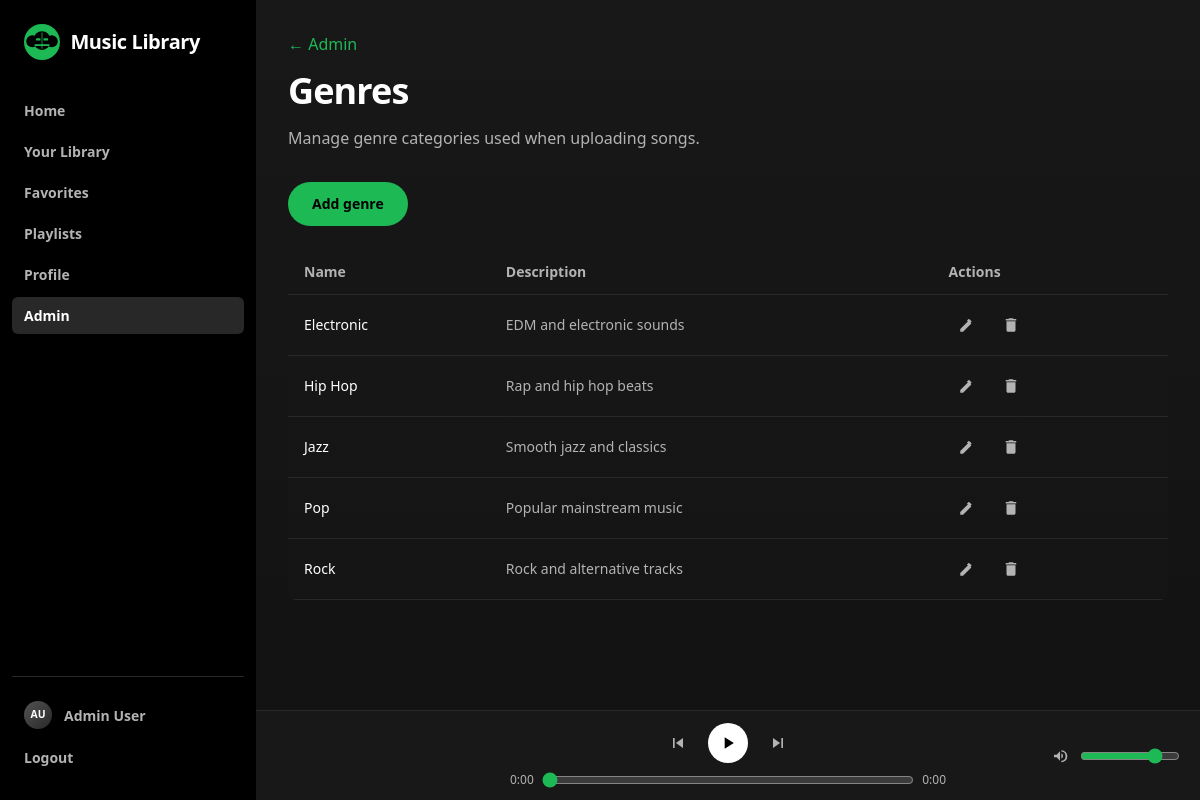
Page /admin/genres.php (signed in) on the committed database.
### tables this page shows
CREATE TABLE IF NOT EXISTS genres (
    id INT AUTO_INCREMENT PRIMARY KEY,
    name VARCHAR(50) NOT NULL UNIQUE,
    description TEXT DEFAULT NULL,
    created_at TIMESTAMP DEFAULT CURRENT_TIMESTAMP
);

### includes/auth.php (called while the page is built, shortened)
<?php
function is_logged_in(): bool
{
    return isset($_SESSION['user_id']);
}
function is_admin(): bool
{
    return is_logged_in() && ($_SESSION['role'] ?? '') === 'admin';
}

### includes/genres.php (called while the page is built, shortened)
<?php
function fetch_genres_bound(mysqli_stmt $stmt): array
{
    mysqli_stmt_store_result($stmt);
    $id = $name = $description = null;
    mysqli_stmt_bind_result($stmt, $id, $name, $description);
    $rows = [];
    while (mysqli_stmt_fetch($stmt)) {
        $rows[] = [
            'id' => (int) $id,
            'name' => $name,
            'description' => $description,
        ];
    }
    return $rows;
}
function get_all_genres(mysqli $conn): array
{
    $stmt = mysqli_prepare($conn, 'SELECT id, name, description FROM genres ORDER BY name ASC');
    mysqli_stmt_execute($stmt);
    return fetch_genres_bound($stmt);
}

### admin/genres.php (the view, shortened to what this page needs)
<?php
require_once __DIR__ . '/../includes/auth.php';
require_once __DIR__ . '/../includes/db.php';
require_once __DIR__ . '/../includes/genres.php';
require_once __DIR__ . '/../elements/header.php';
$genres = get_all_genres($conn);
?>
<header class="page-heading">
    <p class="mb-2"><a href="index.php" class="link-accent">← Admin</a></p>
    <h1>Genres</h1>
    <p>Manage genre categories used when uploading songs.</p>
</header>
<p class="mb-6">
    <a href="genre_form.php" class="inline-flex rounded-full bg-spotify-green px-6 py-3 text-sm font-bold text-black hover:bg-spotify-green-hover">Add genre</a>
</p>
<?php if (count($genres) === 0): ?>
    <p class="text-spotify-muted">No genres yet.</p>
<?php else: ?>
    <div class="overflow-x-auto rounded-lg bg-spotify-highlight/40">
        <table class="w-full text-left text-sm">
            <thead class="border-b border-spotify-elevated text-spotify-muted">
                <tr>
                    <th class="px-4 py-3">Name</th>
                    <th class="px-4 py-3">Description</th>
                    <th class="px-4 py-3">Actions</th>
                </tr>
            </thead>
            <tbody>
                <?php foreach ($genres as $genre): ?>
                    <tr class="border-b border-spotify-elevated">
                        <td class="px-4 py-3 font-medium text-white"><?php echo htmlspecialchars($genre['name']); ?></td>
                        <td class="px-4 py-3 text-spotify-muted"><?php echo htmlspecialchars($genre['description'] ?? ''); ?></td>
                        <td class="px-4 py-3">
                            <div class="flex items-center gap-2">
                                <a href="genre_form.php?id=<?php echo (int) $genre['id']; ?>" class="song-icon-btn song-icon-btn--ghost" title="Edit" aria-label="Edit">
                                    <svg class="song-icon" viewBox="0 0 24 24" aria-hidden="true"><path d="M3 17.25V21h3.75L17.81 9.94l-3.75-3.75L3 17.25zm14.71-9.04a1.003 1.003 0 0 0 0-1.42l-2.5-2.5a1.003 1.003 0 0 0-1.42 0l-1.83 1.83 3.75 3.75 1.83-1.83z"/></svg>
                                </a>
                                <a href="actions.php?action=delete_genre&amp;id=<?php echo (int) $genre['id']; ?>" class="song-icon-btn song-icon-btn--danger" title="Delete" aria-label="Delete"
                                   onclick="return confirm('Delete this genre?');">
                                    <svg class="song-icon" viewBox="0 0 24 24" aria-hidden="true"><path d="M6 19c0 1.1.9 2 2 2h8c1.1 0 2-.9 2-2V7H6v12zM19 4h-3.5l-1-1h-5l-1 1H5v2h14V4z"/></svg>
                                </a>
                            </div>
                        </td>
                    </tr>
                <?php endforeach; ?>
            </tbody>
        </table>
    </div>
<?php endif; ?>
<?php require_once __DIR__ . '/../elements/footer.php'; ?>

### elements/header.php (shortened to what this page needs)
<?php
$usePlayer = $usePlayer ?? true;
$isLoggedIn = isset($_SESSION['user_id']);
$currentPage = basename($_SERVER['PHP_SELF'] ?? '');
$pathPrefix = (str_contains($_SERVER['PHP_SELF'] ?? '', '/admin/')) ? '../' : '';
$showAdminNav = $isLoggedIn && is_admin();
$userDisplayName = trim(($isLoggedIn ? ($_SESSION['name'] ?? '') . ' ' . ($_SESSION['surname'] ?? '') : ''));
$userProfileImage = $isLoggedIn ? ($_SESSION['profile_image'] ?? null) : null;
if ($userProfileImage === '') {
    $userProfileImage = null;
}
if ($isLoggedIn) {
    require_once __DIR__ . '/../includes/uploads.php';
}
if (!function_exists('render_logo_mark')) {
    function render_logo_mark(int $size = 32, string $class = 'site-logo__icon'): void
    {
        $size = max(16, min(64, $size));
        $classAttr = htmlspecialchars($class, ENT_QUOTES, 'UTF-8');
        echo '<svg class="' . $classAttr . '" width="' . $size . '" height="' . $size . '" viewBox="0 0 48 48" aria-hidden="true" focusable="false">';
        echo '<circle cx="24" cy="24" r="24" fill="#1db954"/>';
        echo '<g fill="#000"><circle cx="11" cy="23" r="8"/><circle cx="37" cy="23" r="8"/><rect x="13" y="9.5" width="22" height="25" rx="11"/></g>';
        echo '<rect x="16" y="19" width="6" height="3" rx="0.75" fill="#1db954"/>';
        echo '<rect x="26" y="19" width="6" height="3" rx="0.75" fill="#1db954"/>';
        echo '<rect x="14" y="27" width="20" height="2.25" rx="0.5" fill="#1db954"/>';
        echo '<rect x="23.5" y="11" width="1" height="22" rx="0.5" fill="#1db954"/>';
        echo '</svg>';
    }
}
?>
<!DOCTYPE html>
<html lang="en" class="h-full">
<head>
    <script src="https://cdn.tailwindcss.com"></script>
    <link rel="stylesheet" href="<?php echo $pathPrefix; ?>assets/css/app.css">
</head>
<body class="h-full bg-spotify-base text-white antialiased<?php echo $usePlayer ? ' has-player' : ''; ?>">
<div class="flex h-full min-h-screen">
    <aside class="hidden w-64 flex-shrink-0 flex-col bg-black px-3 py-6 md:flex">
        <a href="<?php echo $pathPrefix; ?>index.php" class="site-logo mb-8 px-3">
            <?php render_logo_mark(36); ?>
            <span class="site-logo__text">Music Library</span>
        </a>
        <nav class="flex flex-1 flex-col gap-1">
            <a href="<?php echo $pathPrefix; ?>index.php" class="nav-link"<?php echo $currentPage === 'index.php' ? ' aria-current="page"' : ''; ?>>Home</a>
            <a href="<?php echo $pathPrefix; ?>library.php" class="nav-link"<?php echo $currentPage === 'library.php' ? ' aria-current="page"' : ''; ?>>Your Library</a>
            <a href="<?php echo $pathPrefix; ?>favorites.php" class="nav-link"<?php echo $currentPage === 'favorites.php' ? ' aria-current="page"' : ''; ?>>Favorites</a>
            <a href="<?php echo $pathPrefix; ?>playlists.php" class="nav-link"<?php echo in_array($currentPage, ['playlists.php', 'playlist.php', 'playlist_add_songs.php', 'edit_playlist.php'], true) ? ' aria-current="page"' : ''; ?>>Playlists</a>
            <?php if ($isLoggedIn): ?>
                <a href="<?php echo $pathPrefix; ?>profile.php" class="nav-link"<?php echo $currentPage === 'profile.php' ? ' aria-current="page"' : ''; ?>>Profile</a>
            <?php endif; ?>
            <?php if ($showAdminNav): ?>
                <a href="<?php echo $pathPrefix; ?>admin/index.php" class="nav-link"<?php echo str_contains($_SERVER['PHP_SELF'] ?? '', '/admin/') ? ' aria-current="page"' : ''; ?>>Admin</a>
            <?php endif; ?>
        </nav>
        <div class="sidebar-account mt-auto border-t border-spotify-elevated pt-4">
            <?php if ($isLoggedIn): ?>
                <a href="<?php echo $pathPrefix; ?>profile.php" class="sidebar-account__profile nav-link"<?php echo $currentPage === 'profile.php' ? ' aria-current="page"' : ''; ?>>
                    <?php render_user_avatar($userProfileImage, $userDisplayName !== '' ? $userDisplayName : 'User', 'sm'); ?>
                    <span class="sidebar-account__name"><?php echo htmlspecialchars($userDisplayName); ?></span>
                </a>
                <a href="<?php echo $pathPrefix; ?>logout.php" class="nav-link"<?php echo $currentPage === 'logout.php' ? ' aria-current="page"' : ''; ?>>Logout</a>
            <?php else: ?>
                <a href="<?php echo $pathPrefix; ?>login.php" class="nav-link"<?php echo $currentPage === 'login.php' ? ' aria-current="page"' : ''; ?>>Login</a>
            <?php endif; ?>
        </div>
    </aside>
    <div class="flex min-w-0 flex-1 flex-col">
        <main class="flex-1 overflow-y-auto bg-gradient-to-b from-spotify-highlight to-spotify-base px-4 py-6 sm:px-8 pb-8">

### includes/uploads.php (shortened to what this page needs)
<?php
function upload_url(?string $relativePath): ?string
{
    if ($relativePath === null || trim($relativePath) === '') {
        return null;
    }
    return $relativePath;
}
function user_initials(string $name): string
{
    $parts = preg_split('/\s+/', trim($name)) ?: [];
    $initials = '';
    foreach ($parts as $part) {
        if ($part !== '') {
            $initials .= mb_strtoupper(mb_substr($part, 0, 1));
        }
        if (mb_strlen($initials) >= 2) {
            break;
        }
    }
    return $initials !== '' ? $initials : '?';
}
function render_user_avatar(?string $imagePath, string $displayName, string $size = 'md'): void
{
    $class = 'avatar avatar--' . ($size === 'lg' ? 'lg' : ($size === 'sm' ? 'sm' : 'md'));
    $alt = htmlspecialchars($displayName, ENT_QUOTES, 'UTF-8');
    $url = upload_url($imagePath);
    echo '<span class="' . $class . '" aria-hidden="true">';
    if ($url !== null) {
        echo '<img src="' . htmlspecialchars($url, ENT_QUOTES, 'UTF-8') . '" alt="' . $alt . '" class="avatar__img">';
    } else {
        echo '<span class="avatar__initials">' . htmlspecialchars(user_initials($displayName)) . '</span>';
    }
    echo '</span>';
}

### elements/footer.php (shortened to what this page needs)
<?php
$usePlayer = $usePlayer ?? true;
if ($usePlayer):
?>
<div id="player-bar" class="player-bar player-bar--empty" aria-label="Music player">
    <div class="player-bar__center">
        <div class="player-bar__controls">
            <button type="button" id="player-prev" class="player-btn" title="Previous track" aria-label="Previous track">
                <svg class="player-icon" viewBox="0 0 24 24" aria-hidden="true">
                    <path d="M6 6h2v12H6V6zm3.5 6 8.5 6V6l-8.5 6z"/>
                </svg>
            </button>
            <button type="button" id="player-play-pause" class="player-btn player-btn--play" title="Play" aria-label="Play">
                <svg id="icon-play" class="player-icon" viewBox="0 0 24 24" aria-hidden="true">
                    <path d="M8 5v14l11-7L8 5z"/>
                </svg>
            </button>
            <button type="button" id="player-next" class="player-btn" title="Next track" aria-label="Next track">
                <svg class="player-icon" viewBox="0 0 24 24" aria-hidden="true">
                    <path d="M6 18l8.5-6L6 6v12zm10-12h2v12h-2V6z"/>
                </svg>
            </button>
        </div>
        <div class="player-bar__progress">
            <span id="player-current-time">0:00</span>
            <input type="range" id="player-seek" min="0" max="0" value="0" aria-label="Seek">
            <span id="player-duration">0:00</span>
        </div>
    </div>
    <div class="player-bar__volume">
        <span class="player-btn player-btn--volume pointer-events-none" aria-hidden="true">
            <svg class="player-icon" viewBox="0 0 24 24">
                <path d="M3 10v4h4l5 5V5L7 10H3zm13.5 2a4.5 4.5 0 0 0-2.5-4.03v8.05a4.5 4.5 0 0 0 2.5-4.02zM14 3.23v2.06a7 7 0 0 1 0 13.94v2.06a9 9 0 0 0 0-18.06z"/>
            </svg>
        </span>
        <input type="range" id="player-volume" min="0" max="1" step="0.01" value="0.8" aria-label="Volume">
    </div>
</div>
<?php endif; ?>
        </main>
    </div>
</div>
</body>
</html>

### assets/css/app.css (style rules this page uses)
:root { --player-height: 90px; --player-bg: #181818; --player-border: #282828; --player-accent: #1db954; --player-accent-hover: #1ed760; --player-text: #ffffff; --player-muted: #b3b3b3; --spotify-base: #121212; --spotify-highlight: #181818; --spotify-elevated: #282828; }
.site-logo { display: inline-flex; align-items: center; gap: 0.65rem; text-decoration: none; color: #ffffff; }
.site-logo__icon { flex-shrink: 0; display: block; width: auto; height: auto; vertical-align: middle; }
.site-logo__text { font-size: 1.25rem; font-weight: 700; letter-spacing: -0.02em; line-height: 1.2; }
body.has-player main { padding-bottom: 11rem; }
@media (min-width: 768px) { body.has-player #player-bar { left: 16rem; } }
.nav-link { display: flex; align-items: center; gap: 0.75rem; border-radius: 0.375rem; padding: 0.5rem 0.75rem; font-size: 0.875rem; font-weight: 600; color: var(--player-muted); transition: color 0.15s ease, background-color 0.15s ease; }
.sidebar-account { flex-shrink: 0; }
.sidebar-account__profile { margin-bottom: 0.125rem; }
.sidebar-account__name { min-width: 0; flex: 1; overflow: hidden; text-overflow: ellipsis; white-space: nowrap; }
.nav-link[aria-current="page"] { background-color: var(--spotify-elevated); color: var(--player-text); }
.page-heading { margin-bottom: 2rem; }
.page-heading h1 { font-size: 1.875rem; font-weight: 700; letter-spacing: -0.025em; color: var(--player-text); }
@media (min-width: 768px) { .page-heading h1 { font-size: 2.25rem; } }
.page-heading p { margin-top: 0.5rem; color: var(--player-muted); }
.link-accent { color: var(--player-accent); text-underline-offset: 2px; }
.avatar { display: inline-flex; align-items: center; justify-content: center; flex-shrink: 0; overflow: hidden; border-radius: 9999px; background: linear-gradient(135deg, #535353, #282828); }
.avatar--sm { width: 1.75rem; height: 1.75rem; font-size: 0.65rem; }
.avatar__initials { font-weight: 700; color: var(--player-text); }
.song-icon-btn { display: inline-flex; align-items: center; justify-content: center; width: 2.25rem; height: 2.25rem; border: none; border-radius: 9999px; padding: 0; cursor: pointer; text-decoration: none; transition: transform 0.15s ease, background-color 0.15s ease, color 0.15s ease; }
.song-icon-btn--ghost { background-color: transparent; color: var(--player-muted); }
.song-icon-btn--danger { background-color: transparent; color: var(--player-muted); }
.song-icon { width: 1.125rem; height: 1.125rem; fill: currentColor; }
.player-bar { position: fixed; left: 0; right: 0; bottom: 0; z-index: 1000; height: var(--player-height); padding: 0 1.25rem; background: var(--player-bg); border-top: 1px solid var(--player-border); color: var(--player-text); display: grid; grid-template-columns: 1fr 2fr 1fr; align-items: center; gap: 1rem; }
.player-bar__center { display: flex; flex-direction: column; align-items: center; gap: 0.5rem; }
.player-bar__controls { display: flex; align-items: center; gap: 1rem; }
.player-bar__progress { display: flex; align-items: center; gap: 0.5rem; width: 100%; max-width: 32.5rem; font-size: 0.75rem; color: var(--player-muted); }
.player-bar__progress input[type="range"] { flex: 1; accent-color: var(--player-accent); cursor: pointer; }
.player-bar__volume { display: flex; align-items: center; justify-content: flex-end; gap: 0.5rem; font-size: 0.85rem; color: var(--player-muted); }
.player-bar__volume input[type="range"] { width: 6.25rem; accent-color: var(--player-accent); cursor: pointer; }
.player-btn { display: inline-flex; align-items: center; justify-content: center; border: none; background: transparent; color: var(--player-muted); cursor: pointer; padding: 0.25rem; transition: color 0.15s ease, transform 0.15s ease; }
.player-btn--play { width: 2.5rem; height: 2.5rem; border-radius: 9999px; background-color: var(--player-text); color: #000000; padding: 0; }
.player-btn--play .player-icon { width: 1.125rem; height: 1.125rem; fill: currentColor; }
.player-btn .player-icon { width: 1.25rem; height: 1.25rem; fill: currentColor; }
.player-btn--volume .player-icon { width: 1rem; height: 1rem; }

### rows in the picture
genres: name "Electronic", description "EDM and electronic sounds"
genres: name "Hip Hop", description "Rap and hip hop beats"
genres: name "Jazz", description "Smooth jazz and classics"
genres: name "Pop", description "Popular mainstream music"
genres: name "Rock", description "Rock and alternative tracks"

### other values in the picture
user_initials($displayName) "AU"
$userDisplayName "Admin User"
